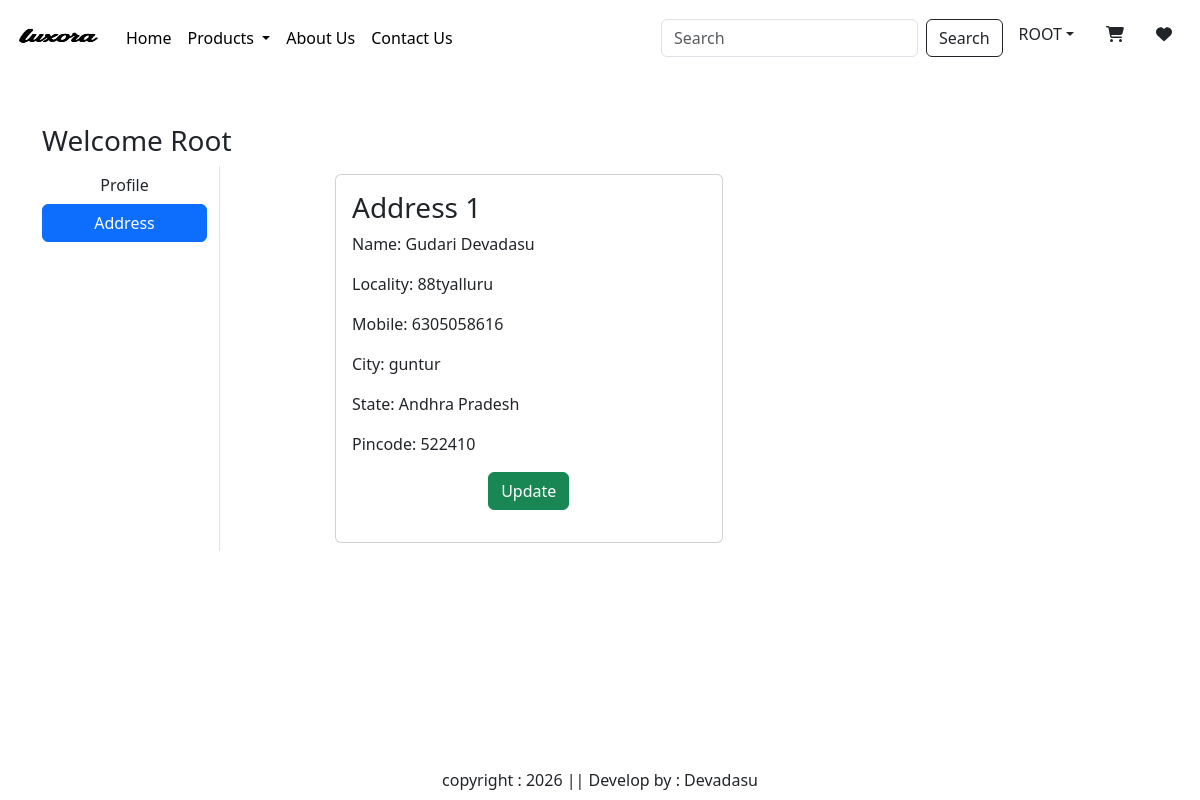
The page /address/ (signed in) on the database its author committed.
### app/models.py (models this page shows, shortened)
class Customer(models.Model):
    user = models.ForeignKey(User,on_delete=models.CASCADE)
    name = models.CharField(max_length=200)
    locality = models.CharField(max_length=200)
    city = models.CharField(max_length=50)
    mobile = models.IntegerField(max_length=0)
    zipcode = models.IntegerField()
    state = models.CharField(choices=STATE_CHOICES,max_length=100)

### app/views.py (the view)
# urls.py: path('address/', views.address, name='address'),
@login_required
def address(request):
    add = Customer.objects.filter(user=request.user)
    totalitem = 0
    wishitem = 0
    if request.user.is_authenticated:
        totalitem = len(Cart.objects.filter(user=request.user))
        wishitem = len( Wishlist.objects.filter(user=request.user))
    return render(request, 'app/address.html',locals())

### app/templates/app/address.html (shortened to what this page needs)
{% extends "app/base.html" %}
{% load static %}
{% block main-content %}
<div class="container my-5">
    <div class="row">
        <h3>Welcome <span class="text-capitalize">{{request.user}}</span></h3>
        <div class="col-sm-2 border-end">
            <ul class="list-unstyled">
                <li class="d-grid"><a href="{% url 'profile' %}" class="btn ">Profile</a></li>
                <li class="d-grid"><a href="{% url 'address' %}" class="btn btn-primary">Address</a></li>
            </ul>
        </div>
        <div class="col-sm-9 offset-sm-1">
            <div class="row">
                {% for ad in add %}
                <div class="col-sm-6">
                    <div class="card m-2">
                        <div class="card-body">
                            <h3>Address {{forloop.counter}}</h3>
                            <p>Name: {{ad.name}}</p>
                            <p>Locality: {{ad.locality}}</p>
                            <p>Mobile: {{ad.mobile}}</p>
                            <p>City: {{ad.city}}</p>
                            <p>State: {{ad.state}}</p>
                            <p>Pincode: {{ad.zipcode}}</p>
                            <p class="text-center"><a href="{% url 'updateAddress' pk=ad.id %}" type="button"
                                class="btn btn-success">Update</a></p>
                        </div>
                    </div>
                </div>
                {% endfor %}
            </div>
        </div>
    </div>
</div>
{% endblock main-content %}

### rows shown on the page
Customer: name "Gudari Devadasu", locality "88tyalluru", mobile "6305058616", city "guntur", state "Andhra Pradesh", zipcode "522410"

### other values the page prints
{{ request.user }} "Root"
